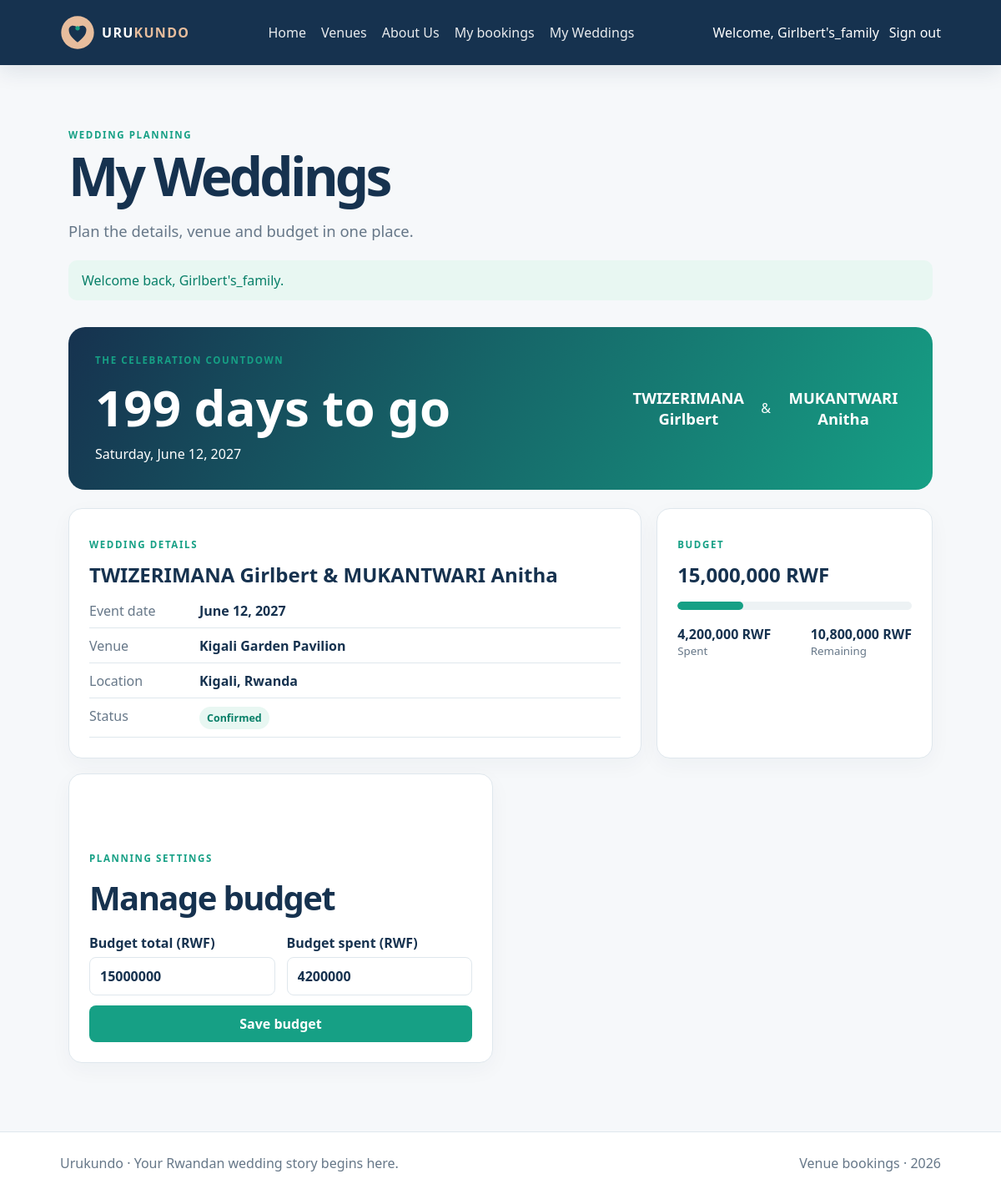
/index.php?_route=/my-weddings (signed in), run on the app's committed database.
### tables this page shows
CREATE TABLE IF NOT EXISTS customers (
  customer_id INT UNSIGNED AUTO_INCREMENT PRIMARY KEY,
  username VARCHAR(60) NOT NULL UNIQUE,
  email VARCHAR(190) NOT NULL UNIQUE,
  password_hash VARCHAR(255) NOT NULL,
  role ENUM('customer','manager') NOT NULL DEFAULT 'customer',
  groom_name VARCHAR(100),
  bride_name VARCHAR(100),
  phone VARCHAR(30),
  budget_total DECIMAL(12,2) NOT NULL DEFAULT 0.00,
  budget_spent DECIMAL(12,2) NOT NULL DEFAULT 0.00,
  created_at TIMESTAMP NOT NULL DEFAULT CURRENT_TIMESTAMP
);

CREATE TABLE IF NOT EXISTS bookings (
  booking_id INT UNSIGNED AUTO_INCREMENT PRIMARY KEY,
  venue_id INT UNSIGNED NOT NULL,
  customer_id INT UNSIGNED NOT NULL,
  manager_id INT UNSIGNED NOT NULL,
  event_date DATE NOT NULL,
  status ENUM('pending','confirmed','cancelled') NOT NULL DEFAULT 'pending',
  created_at TIMESTAMP NOT NULL DEFAULT CURRENT_TIMESTAMP,
  updated_at TIMESTAMP NOT NULL DEFAULT CURRENT_TIMESTAMP ON UPDATE CURRENT_TIMESTAMP,
  INDEX idx_bookings_venue_date_status (venue_id, event_date, status),
  INDEX idx_bookings_customer (customer_id),
  CONSTRAINT fk_bookings_venue FOREIGN KEY (venue_id)
    REFERENCES venues(venue_id) ON UPDATE CASCADE ON DELETE RESTRICT,
  CONSTRAINT fk_bookings_customer FOREIGN KEY (customer_id)
    REFERENCES customers(customer_id) ON UPDATE CASCADE ON DELETE RESTRICT,
  CONSTRAINT fk_bookings_manager FOREIGN KEY (manager_id)
    REFERENCES customers(customer_id) ON UPDATE CASCADE ON DELETE RESTRICT
);

CREATE TABLE IF NOT EXISTS venues (
  venue_id INT UNSIGNED AUTO_INCREMENT PRIMARY KEY,
  name VARCHAR(120) NOT NULL UNIQUE,
  location VARCHAR(180) NOT NULL,
  capacity SMALLINT UNSIGNED NOT NULL,
  price_per_day DECIMAL(10,2) NOT NULL,
  available TINYINT(1) NOT NULL DEFAULT 1,
  description TEXT NOT NULL,
  created_at TIMESTAMP NOT NULL DEFAULT CURRENT_TIMESTAMP,
  updated_at TIMESTAMP NOT NULL DEFAULT CURRENT_TIMESTAMP ON UPDATE CURRENT_TIMESTAMP,
  INDEX idx_venues_available_location (available, location)
);

### src/Support/View.php (called while the page is built, shortened)
<?php
final class View {
    public static function render(string $template, array $data = []): void {
        extract($data, EXTR_SKIP);
        require __DIR__ . '/../Views/layouts/header.php';
        require __DIR__ . '/../Views/' . $template . '.php';
        require __DIR__ . '/../Views/layouts/footer.php';
    }
    public static function e(mixed $value): string {
        return htmlspecialchars((string)$value, ENT_QUOTES | ENT_SUBSTITUTE, 'UTF-8');
    }
    public static function url(string $path = '/'): string {
        $base = defined('APP_BASE') ? APP_BASE : '';
        $route = parse_url($path, PHP_URL_PATH) ?: '/';
        $route = '/' . ltrim($route, '/');
        if (str_starts_with($route, '/assets/')) {
            return $base . $route;
        }
        $query = [];
        parse_str((string)(parse_url($path, PHP_URL_QUERY) ?? ''), $query);
        unset($query['_route']);
        return $base . '/index.php?' . http_build_query(['_route' => $route] + $query);
    }
}

### src/Controllers/WeddingController.php (called while the page is built, shortened)
<?php
final class WeddingController {
    public function index(): void {
        $user = Auth::requireRole('customer');
        View::render('weddings/index', [
            'title' => 'My Weddings',
            'user' => $user,
            'dashboard' => Wedding::dashboard((int)$user['customer_id']),
            'success' => Flash::get('success'),
            'error' => Flash::get('error'),
        ]);
    }
}

### src/Support/Auth.php (called while the page is built, shortened)
<?php
final class Auth {
    public static function user(): ?array {
        $id = (int)($_SESSION['user_id'] ?? 0);
        $stmt = Database::pdo()->prepare(
            'SELECT customer_id AS user_id, customer_id, username, email, role,
                    groom_name, bride_name, phone, budget_total, budget_spent
             FROM customers WHERE customer_id = :id'
        );
        $stmt->execute(['id' => $id]);
        return $stmt->fetch() ?: null;
    }
}

### src/Config/Database.php (called while the page is built, shortened)
<?php
final class Database {
    private static ?PDO $connection = null;
    public static function pdo(): PDO {
        if (self::$connection instanceof PDO) {
            return self::$connection;
        }
        $dsn = sprintf(
            'mysql:host=%s;port=%s;dbname=%s;charset=utf8mb4',
            getenv('DB_HOST') ?: '127.0.0.1',
            getenv('DB_PORT') ?: '3306',
            getenv('DB_NAME') ?: 'wedding_venue_booking'
        );
        self::$connection = new PDO($dsn, getenv('DB_USER') ?: 'root', getenv('DB_PASS') ?: '', [
            PDO::ATTR_ERRMODE => PDO::ERRMODE_EXCEPTION,
            PDO::ATTR_DEFAULT_FETCH_MODE => PDO::FETCH_ASSOC,
            PDO::ATTR_EMULATE_PREPARES => false,
        ]);
        return self::$connection;
    }
}

### src/Models/Wedding.php (called while the page is built, shortened)
<?php
final class Wedding {
    public static function dashboard(int $customerId): array {
        $bookingStmt = Database::pdo()->prepare(
            'SELECT b.*, v.name AS venue_name, v.location, v.capacity, v.price_per_day
             FROM bookings b JOIN venues v ON v.venue_id=b.venue_id
             WHERE b.customer_id=:customer_id AND b.status<>\'cancelled\'
             ORDER BY b.event_date ASC LIMIT 1'
        );
        $bookingStmt->execute(['customer_id' => $customerId]);
        $booking = $bookingStmt->fetch() ?: null;
        $customerStmt = Database::pdo()->prepare(
            'SELECT groom_name, bride_name, phone, budget_total, budget_spent
             FROM customers WHERE customer_id=:customer_id'
        );
        $customerStmt->execute(['customer_id' => $customerId]);
        $customer = $customerStmt->fetch() ?: [];
        return [
            'couple' => $customer,
            'booking' => $booking,
        ];
    }
}

### src/Views/weddings/index.php (the view, shortened to what this page needs)
<?php
$couple = $dashboard['couple'];
$booking = $dashboard['booking'];
$total = (float)($couple['budget_total'] ?? 0);
$spent = (float)($couple['budget_spent'] ?? 0);
$remaining = max(0, $total - $spent);
$budgetPercent = $total > 0 ? min(100, round(($spent / $total) * 100)) : 0;
?>
<p class="eyebrow">Wedding planning</p>
<h1 class="page-title">My Weddings</h1>
<p class="lede">Plan the details, venue and budget in one place.</p>
<?php if (!empty($success)): ?><p class="alert alert-success" role="status"><?= View::e($success) ?></p><?php endif; ?>
<?php if ($booking): ?>
  <?php $days = max(0, (new DateTimeImmutable($booking['event_date']))->diff(new DateTimeImmutable(date('Y-m-d')))->days); ?>
  <section class="wedding-hero">
    <div>
      <p class="eyebrow">The celebration countdown</p>
      <h2><?= $days > 0 ? (int)$days : 0 ?> days to go</h2>
      <p><?= View::e(date('l, F j, Y', strtotime($booking['event_date']))) ?></p>
    </div>
    <div class="wedding-couple">
      <strong><?= View::e($couple['groom_name']) ?></strong>
      <span>&amp;</span>
      <strong><?= View::e($couple['bride_name']) ?></strong>
    </div>
  </section>
<?php endif; ?>
<section class="dashboard-grid">
  <article class="dashboard-card">
    <p class="eyebrow">Wedding details</p>
    <h2><?= View::e($couple['groom_name'] . ' & ' . $couple['bride_name']) ?></h2>
    <?php if ($booking): ?>
      <dl class="detail-list">
        <div><dt>Event date</dt><dd><?= View::e(date('F j, Y', strtotime($booking['event_date']))) ?></dd></div>
        <div><dt>Venue</dt><dd><?= View::e($booking['venue_name']) ?></dd></div>
        <div><dt>Location</dt><dd><?= View::e($booking['location']) ?></dd></div>
        <div><dt>Status</dt><dd><span class="status status-<?= View::e($booking['status']) ?>"><?= View::e($booking['status']) ?></span></dd></div>
      </dl>
    <?php else: ?>
      <p class="muted-text">No active venue booking yet.</p>
      <a class="button" href="<?= View::e(View::url('/booking/form')) ?>">Request a wedding date</a>
    <?php endif; ?>
  </article>
  <article class="dashboard-card">
    <p class="eyebrow">Budget</p>
    <h2><?= number_format($total) ?> RWF</h2>
    <div class="progress-track" aria-label="<?= $budgetPercent ?> percent of budget spent">
      <div class="progress-bar" style="width:<?= $budgetPercent ?>%"></div>
    </div>
    <div class="budget-values">
      <span><strong><?= number_format($spent) ?> RWF</strong><small>Spent</small></span>
      <span><strong><?= number_format($remaining) ?> RWF</strong><small>Remaining</small></span>
    </div>
  </article>
</section>
<section class="management-grid">
  <div class="dashboard-card">
    <div class="section-heading">
      <div>
        <p class="eyebrow">Planning settings</p>
        <h2>Manage budget</h2>
      </div>
    </div>
    <form method="post" action="<?= View::e(View::url('/my-weddings/budget')) ?>" class="compact-form">
      <div class="budget-form-grid">
        <label>Budget total (RWF)<input name="budget_total" type="number" min="0" step="1" required value="<?= (int)$total ?>"></label>
        <label>Budget spent (RWF)<input name="budget_spent" type="number" min="0" step="1" required value="<?= (int)$spent ?>"></label>
      </div>
      <button class="button" type="submit">Save budget</button>
    </form>
  </div>
</section>

### src/Views/layouts/header.php (shortened to what this page needs)
<?php
$currentUser = Auth::user();
?>
<!doctype html>
<html lang="en">
<head>
  <link rel="stylesheet" href="<?= View::e(View::url('/assets/css/style.css')) ?>">
</head>
<body>
  <header class="site-header">
    <a class="brand" href="<?= View::e(View::url('/')) ?>" aria-label="Urukundo home">
      <img src="<?= View::e(View::url('/assets/images/urukundo-logo.svg')) ?>" alt="Urukundo wedding venue logo">
      <span>URU<span>KUNDO</span></span>
    </a>
    <nav aria-label="Primary">
      <a href="<?= View::e(View::url('/')) ?>">Home</a>
      <a href="<?= View::e(View::url('/venues')) ?>">Venues</a>
      <a href="<?= View::e(View::url('/about')) ?>">About Us</a>
      <?php if ($currentUser && in_array($currentUser['role'], ['customer', 'manager'], true)): ?>
        <a href="<?= View::e(View::url('/bookings')) ?>">My bookings</a>
      <?php endif; ?>
      <?php if (($currentUser['role'] ?? '') === 'customer'): ?>
        <a href="<?= View::e(View::url('/my-weddings')) ?>">My Weddings</a>
      <?php endif; ?>
    </nav>
    <div class="nav-account">
      <?php if ($currentUser): ?>
        <span>Welcome, <?= View::e($currentUser['username']) ?></span>
        <form method="post" action="<?= View::e(View::url('/logout')) ?>">
          <button type="submit">Sign out</button>
        </form>
      <?php else: ?>
        <a class="nav-login" href="<?= View::e(View::url('/login')) ?>">Login</a>
        <a class="nav-register" href="<?= View::e(View::url('/register')) ?>">Register</a>
      <?php endif; ?>
    </div>
  </header>
  <main class="container">

### public/assets/css/style.css (style rules this page uses)
:root { --ink:#16324f; --green:#16a085; --paper:#f6f8fa; --line:#dfe7ed; --muted:#667788; --rose:#b76e79; --cream:#f4eee6; }
* { box-sizing:border-box; }
body { margin:0; font-family:system-ui,-apple-system,"Segoe UI",sans-serif; color:var(--ink); background:var(--paper); }
a { color:inherit; }
.site-header { display:flex; justify-content:space-between; align-items:center; gap:20px; padding:18px max(6vw,calc((100vw - 1180px)/2)); background:var(--ink); color:#fff; position:sticky; top:0; z-index:20; box-shadow:0 8px 24px rgb(22 50 79 / 10%); }
.brand { display:flex; align-items:center; gap:8px; color:inherit; text-decoration:none; font-weight:850; letter-spacing:.08em; }
.brand img { width:42px; height:42px; border-radius:50%; }
.brand > span { color:#fff; }
.brand > span span { color:#e7bd9d; }
.site-header nav { display:flex; align-items:center; flex-wrap:wrap; gap:18px; }
.site-header nav a { color:inherit; text-decoration:none; opacity:.9; }
.nav-account { display:flex; align-items:center; gap:12px; }
.nav-account form { margin:0; }
.nav-account button { color:#fff; background:transparent; border:0; padding:0; font:inherit; cursor:pointer; }
.container { max-width:1180px; min-height:68vh; margin:0 auto; padding:64px 6vw 82px; }
.eyebrow { color:var(--green); text-transform:uppercase; letter-spacing:.14em; font-size:.72rem; font-weight:800; }
h1 { font-size:clamp(2.5rem,7vw,5.25rem); line-height:.98; letter-spacing:-.06em; }
.page-title { margin:.25rem 0 1rem; font-size:clamp(2.2rem,6vw,4rem); }
.lede { color:var(--muted); font-size:1.15rem; line-height:1.75; max-width:680px; }
.section-heading { display:flex; justify-content:space-between; align-items:end; gap:20px; margin:58px 0 20px; }
.section-heading h2 { margin:8px 0 0; font-size:clamp(1.7rem,4vw,2.5rem); letter-spacing:-.04em; }
.button { display:inline-block; padding:11px 16px; border-radius:8px; background:var(--green); color:#fff; text-decoration:none; font:inherit; font-weight:750; border:0; cursor:pointer; }
.alert { padding:13px 16px; border-radius:10px; }
.alert-success { color:#087f68; background:#e8f7f2; }
.status { display:inline-flex; align-items:center; padding:5px 9px; border-radius:99px; font-size:.78rem; font-weight:800; text-transform:capitalize; }
.status-confirmed { color:#087f68; background:#e8f7f2; }
.wedding-hero { display:flex; justify-content:space-between; align-items:center; gap:24px; margin:32px 0 22px; padding:32px; border-radius:20px; color:#fff; background:linear-gradient(120deg,#16324f,#16a085); }
.wedding-hero h2 { margin:8px 0 4px; font-size:clamp(2rem,5vw,4rem); }
.wedding-hero p { margin:0; }
.wedding-couple { display:flex; align-items:center; gap:12px; text-align:center; }
.wedding-couple strong { max-width:150px; font-size:1.15rem; }
.dashboard-grid { display:grid; grid-template-columns:minmax(0,1.35fr) minmax(280px,.65fr); gap:18px; align-items:stretch; }
.management-grid { display:grid; grid-template-columns:repeat(2,minmax(0,1fr)); gap:18px; margin-top:18px; }
.dashboard-card { padding:24px; border:1px solid var(--line); border-radius:16px; background:#fff; box-shadow:0 8px 26px rgb(22 50 79 / 4%); }
.dashboard-card h2 { margin:.4rem 0 1rem; }
.section-heading { display:flex; align-items:center; justify-content:space-between; gap:16px; margin-bottom:16px; }
.section-heading h2 { margin-bottom:0; }
.detail-list { display:grid; gap:10px; margin:0; }
.detail-list div { display:grid; grid-template-columns:120px 1fr; gap:12px; padding-bottom:9px; border-bottom:1px solid var(--line); }
.detail-list dt { color:var(--muted); }
.detail-list dd { margin:0; font-weight:700; }
.progress-track { overflow:hidden; height:10px; border-radius:99px; background:#edf2f4; }
.progress-bar { height:100%; border-radius:99px; background:var(--green); }
.budget-values { display:flex; justify-content:space-between; gap:12px; margin-top:18px; }
.budget-values span { display:grid; }
.budget-values small { color:var(--muted); }
.compact-form { display:grid; gap:12px; }
.compact-form label { display:grid; gap:6px; font-weight:700; }
.compact-form input,.compact-form select { width:100%; padding:11px 12px; border:1px solid var(--line); border-radius:8px; font:inherit; color:var(--ink); }
.budget-form-grid { display:grid; grid-template-columns:repeat(2,minmax(0,1fr)); gap:14px; }

### data on the page
customers: username "Girlbert's_family", groom_name "TWIZERIMANA Girlbert", bride_name "MUKANTWARI Anitha", groom_name+bride_name "TWIZERIMANA Girlbert & MUKANTWARI Anitha", budget_total "15,000,000", budget_spent "4,200,000", remaining "10,800,000", budget_total "15000000", budget_spent "4200000"
bookings: event_date "199", event_date "Saturday, June 12, 2027", event_date "June 12, 2027", venue.name "Kigali Garden Pavilion", venue.location "Kigali, Rwanda", status "Confirmed"

### other printed values
View::e($success) "Welcome back, Girlbert's_family."
